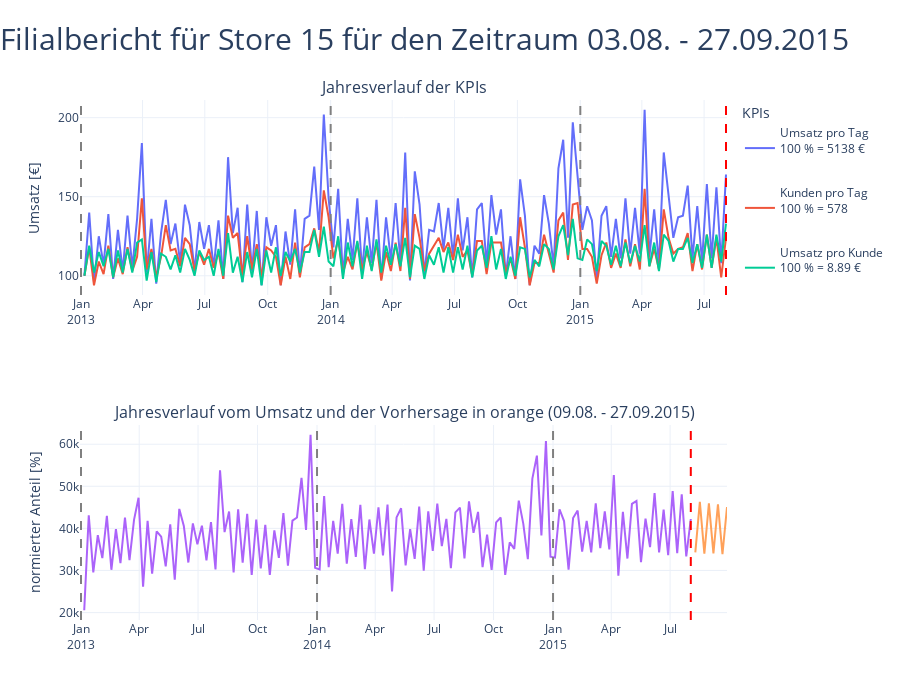

Notebook source saved alongside this figure:
### Markdown cell above
Bitte führen die nächste Zelle aus, indem sie in die Zelle klicken und mit Strg+Enter bestätigen.  
Sie werden entweder ganz unten oder ganz oben (je nach verwendeter Software) nach der Eingabe Ihrer Filialnummer gefragt.  
Nummer eingeben, bestätigen und ganz unten den Bericht einsehen.

### Code cell
import numpy as np
import pandas as pd
from datetime import datetime, timedelta
import time

#plotten
import matplotlib.pyplot as plt
import seaborn as sns

#Plotly
import plotly.express as px
import plotly.graph_objects as go
from plotly.subplots import make_subplots
%matplotlib inline
import kaleido
import plotly.io as pio
pio.renderers.default = 'vscode+png'

from IPython.display import display, HTML
from functools import reduce
import joblib
import pyarrow as pa
from scipy.stats import anderson, randint, ttest_ind
pd.set_option('display.max_columns', None)

# machine Learning
from sklearn.impute import KNNImputer
from sklearn.ensemble import RandomForestRegressor
from sklearn.neural_network import MLPRegressor
from sklearn.neighbors import KNeighborsRegressor
from sklearn.linear_model import Ridge, Lasso, LinearRegression
from sklearn.feature_selection import SelectPercentile, f_regression, RFE, SelectFromModel
from sklearn.model_selection import TimeSeriesSplit, cross_val_score, KFold, train_test_split, RandomizedSearchCV
from sklearn.metrics import mean_absolute_error, r2_score, mean_squared_error, make_scorer
from sklearn.preprocessing import PowerTransformer, StandardScaler, MinMaxScaler, RobustScaler, LabelEncoder, OneHotEncoder
from sklearn.experimental import enable_iterative_imputer
import warnings
warnings.filterwarnings("ignore", category=UserWarning)

selected_features= ['Gruppe', 'Promo', 'Wettbew_Distanz', 'Filiale', 'Kalenderwoche',
       'Wettbew_seit_Monaten', 'Wettbew_offen_seit_Monat',
       'Promo2_seit_Wochen', 'Promo2_seit_Woche',
       'Wettbew_offen_seit_Jahr', 'Kalenderwoche_cos']
def generiere_report(Filialennummer):
    print("Bitte warten. Ihr Bericht wird generiert...")
    time.sleep(2)  # Simuliert eine Verzögerung von 2 Sekunden
    # Dein bestehender Code für generiere_report
    pass
    # Daten laden
    rf = joblib.load("..\\MachineLearning_Modell\\random_forest_model.joblib")
    df = pd.read_parquet("..\\Save_files\\df_data.parquet", engine='pyarrow')
    df_agg = pd.read_parquet("..\\Save_files\\df_agg.parquet", engine='pyarrow')
    df_transformed = pd.read_parquet("..\\Save_files\\df_transformed_data.parquet", engine='pyarrow')
    df_constructed = pd.read_parquet("..\\Save_files\\df_future_construct.parquet", engine='pyarrow')
   
    # Daten sortieren und Filiale auswählen
    df = df[df.Filiale == Filialennummer].copy()
    df = df.sort_values(["Datum"]).reset_index(drop=True).copy()
    df["Umsatz_pro_Tag"] = df.Umsatz//df.Geöffnet.round(0)
    df["Kunden_pro_Tag"] = df.Kundenzahl//df.Geöffnet.round(0)
    df["Umsatz_pro_Kunde"] = df.Umsatz / df.Kundenzahl.round(2)
    
    df_constructed = df_constructed[df_constructed.Filiale == Filialennummer].copy()
    df_constructed = df_constructed.sort_values(["Datum"]).reset_index(drop=True)
    
    # Umsatz für Filiale x vorhersagen
    # Test Daten
    X_test = df_constructed[selected_features]
    y_pred = rf.predict(X_test)
    
    #Vorhersage plotten
    df_vorhersage = df_constructed[["Datum"]].copy()
    # Rücktransformation der logarithmierten Werte
    y_future = np.exp(y_pred).astype(int).copy()
    y_rücktransformiert_df = pd.DataFrame({"Umsatz": y_future})
    df_vorhersage = pd.concat([df_vorhersage, y_rücktransformiert_df], axis=1)
    
    # Subplots erstellen
    fig = make_subplots(rows=2, cols=3, subplot_titles=("Jahresverlauf der KPIs","Jahresverlauf vom Umsatz und der Vorhersage in orange (09.08. - 27.09.2015)"),
                        specs=[[{"colspan": 3}, None, None], [{"colspan": 3}, None, None]])
 
    # normieren auf ersten wert
    df["Umsatz_pro_Kunde"] = round(df["Umsatz_pro_Kunde"], 2)
    metriken = ["Umsatz_pro_Tag", "Kunden_pro_Tag", "Umsatz_pro_Kunde"]
    metriken_normiert = ["Umsatz pro Tag", "Kunden pro Tag", "Umsatz pro Kunde"]
    df[metriken_normiert] = round(df[metriken].div(df[metriken].iloc[0].values) * 100)
    df_melt = pd.melt(df, id_vars=["Datum"], value_name="Anteil", value_vars=metriken_normiert, var_name="KPIs")
    
    fig1 = px.line(df_melt, x="Datum", y="Anteil", color="KPIs")
    for trace in fig1['data']:
        trace['showlegend'] = True 
        fig.add_trace(trace, row=1, col=1)
    
    
    df["isFuture"] = False
    df_vorhersage["isFuture"] = True
    df_combined = pd.concat([df, df_vorhersage], ignore_index=True)
    
    fig2 = px.line(df_combined, x='Datum', y="Umsatz", color="isFuture", color_discrete_sequence=px.colors.qualitative.Plotly[3:5])
    for trace in fig2['data']:
        trace['showlegend'] = False 
        fig.add_trace(trace, row=2, col=1)

    # Variablen in der Legende umbenennen
    fig.for_each_trace(lambda trace: trace.update(name=trace.name.replace("Umsatz pro Tag", f"Umsatz pro Tag<br>100 % = {df.Umsatz_pro_Tag.iloc[0]} €<br>")
                                                .replace("Kunden pro Tag", f"Kunden pro Tag<br>100 % = {df.Kunden_pro_Tag.iloc[0]} <br>")
                                                .replace("Umsatz pro Kunde", f"Umsatz pro Kunde<br>100 % = {df.Umsatz_pro_Kunde.iloc[0]} €<br>")
                                                ))
    # Vertikale linien für jedes jahr
    for year in [2013, 2014, 2015]:
        fig.add_vline(x=pd.Timestamp(f'{year}-01-01'), line=dict(dash='dash', color='gray'))
    fig.add_vline(x=pd.Timestamp(f'2015-08-02'), line=dict(dash='dash', color='red'))
    # jeden 3ten Monat zeigen    
    fig.update_xaxes(tickformat="%b\n%Y", dtick="M3")
    fig.update_layout(title_text=f"Filialbericht für Store {Filialennummer} für den Zeitraum 03.08. - 27.09.2015", title_font_size=30, title_x=0.0, template="plotly_white", height=700,
                    xaxis1_title="", yaxis1_title="Umsatz [€]",
                    xaxis2_title="", yaxis2_title="normierter Anteil [%]",
                    legend_title="KPIs")
        
    df_gesamt = df_agg[df_agg.Filiale == Filialennummer].copy()
    df_gesamt["Umsatz Prognose"] = df_vorhersage.Umsatz.sum().round().astype(int)
    df_gesamt = df_gesamt[["Umsatz Prognose", 'Umsatz', 'Kundenzahl', 'Umsatz_pro_Tag', "Kunden_pro_Tag", 'Umsatz_pro_Kunde', 'Gruppe',]]
    df_gesamt.columns = ["Umsatz Prognose [€]", 'Umsatz Gesamt [€]', 'Kundenzahl Gesamt', 'Umsatz_pro_Tag [€]', "Kunden_pro_Tag", 'Umsatz_pro_Kunde[€]', 'Leistung nach Umsatz pro Tag',]
    
    return display(df_gesamt), fig.show()

# Eingabeaufforderung erstellen
while True:
    try:
        Filialennummer = int(input("Bitte geben Sie eine Filialnummer zwischen 1 und 1115 ein: "))
        if 1 <= Filialennummer <= 1115:
            break
        else:
            print("Die Filialnummer muss zwischen 1 und 1115 liegen. Bitte versuchen Sie es erneut.")
    except ValueError:
        print("Ungültige Eingabe. Bitte geben Sie eine Zahl ein.")

# generiere_report mit der eingegebenen Filialnummer aufrufen
generiere_report(Filialennummer)

### Figure 1 — Plotly figure (JSON) as saved in the notebook; plotly's stock layout.template omitted (floating-point values rounded to 4 significant figures; data arrays with more than 128 entries replaced by an {"elided": "..."} marker saying what was removed)
{"data": [{"hovertemplate": "KPIs=Umsatz pro Tag<br>Datum=%{x}<br>Anteil=%{y}<extra></extra>", "legendgroup": "Umsatz pro Tag", "line": {"color": "#636efa", "dash": "solid"}, "marker": {"symbol": "circle"}, "mode": "lines", "name": "Umsatz pro Tag<br>100 % = 5138 €<br>", "orientation": "v", "showlegend": true, "type": "scatter", "x": {"elided": "135 str values"}, "xaxis": "x", "y": {"elided": "135 int values"}, "yaxis": "y"}, {"hovertemplate": "KPIs=Kunden pro Tag<br>Datum=%{x}<br>Anteil=%{y}<extra></extra>", "legendgroup": "Kunden pro Tag", "line": {"color": "#EF553B", "dash": "solid"}, "marker": {"symbol": "circle"}, "mode": "lines", "name": "Kunden pro Tag<br>100 % = 578 <br>", "orientation": "v", "showlegend": true, "type": "scatter", "x": {"elided": "135 str values"}, "xaxis": "x", "y": {"elided": "135 int values"}, "yaxis": "y"}, {"hovertemplate": "KPIs=Umsatz pro Kunde<br>Datum=%{x}<br>Anteil=%{y}<extra></extra>", "legendgroup": "Umsatz pro Kunde", "line": {"color": "#00cc96", "dash": "solid"}, "marker": {"symbol": "circle"}, "mode": "lines", "name": "Umsatz pro Kunde<br>100 % = 8.89 €<br>", "orientation": "v", "showlegend": true, "type": "scatter", "x": {"elided": "135 str values"}, "xaxis": "x", "y": {"elided": "135 int values"}, "yaxis": "y"}, {"hovertemplate": "isFuture=False<br>Datum=%{x}<br>Umsatz=%{y}<extra></extra>", "legendgroup": "False", "line": {"color": "#AB63FA", "dash": "solid"}, "marker": {"symbol": "circle"}, "mode": "lines", "name": "False", "orientation": "v", "showlegend": false, "type": "scatter", "x": {"elided": "135 str values"}, "xaxis": "x2", "y": {"elided": "135 int values"}, "yaxis": "y2"}, {"hovertemplate": "isFuture=True<br>Datum=%{x}<br>Umsatz=%{y}<extra></extra>", "legendgroup": "True", "line": {"color": "#FFA15A", "dash": "solid"}, "marker": {"symbol": "circle"}, "mode": "lines", "name": "True", "orientation": "v", "showlegend": false, "type": "scatter", "x": ["2015-08-09T00:00:00", "2015-08-16T00:00:00", "2015-08-23T00:00:00", "2015-08-30T00:00:00", "2015-09-06T00:00:00", "2015-09-13T00:00:00", "2015-09-20T00:00:00", "2015-09-27T00:00:00"], "xaxis": "x2", "y": [34319, 46313, 33985, 45960, 34074, 45712, 33903, 45081], "yaxis": "y2"}], "layout": {"annotations": [{"font": {"size": 16}, "showarrow": false, "text": "Jahresverlauf der KPIs", "x": 0.5, "xanchor": "center", "xref": "paper", "y": 1, "yanchor": "bottom", "yref": "paper"}, {"font": {"size": 16}, "showarrow": false, "text": "Jahresverlauf vom Umsatz und der Vorhersage in orange (09.08. - 27.09.2015)", "x": 0.5, "xanchor": "center", "xref": "paper", "y": 0.375, "yanchor": "bottom", "yref": "paper"}], "height": 700, "legend": {"title": {"text": "KPIs"}}, "shapes": [{"line": {"color": "gray", "dash": "dash"}, "type": "line", "x0": "2013-01-01T00:00:00", "x1": "2013-01-01T00:00:00", "xref": "x", "y0": 0, "y1": 1, "yref": "y domain"}, {"line": {"color": "gray", "dash": "dash"}, "type": "line", "x0": "2013-01-01T00:00:00", "x1": "2013-01-01T00:00:00", "xref": "x2", "y0": 0, "y1": 1, "yref": "y2 domain"}, {"line": {"color": "gray", "dash": "dash"}, "type": "line", "x0": "2014-01-01T00:00:00", "x1": "2014-01-01T00:00:00", "xref": "x", "y0": 0, "y1": 1, "yref": "y domain"}, {"line": {"color": "gray", "dash": "dash"}, "type": "line", "x0": "2014-01-01T00:00:00", "x1": "2014-01-01T00:00:00", "xref": "x2", "y0": 0, "y1": 1, "yref": "y2 domain"}, {"line": {"color": "gray", "dash": "dash"}, "type": "line", "x0": "2015-01-01T00:00:00", "x1": "2015-01-01T00:00:00", "xref": "x", "y0": 0, "y1": 1, "yref": "y domain"}, {"line": {"color": "gray", "dash": "dash"}, "type": "line", "x0": "2015-01-01T00:00:00", "x1": "2015-01-01T00:00:00", "xref": "x2", "y0": 0, "y1": 1, "yref": "y2 domain"}, {"line": {"color": "red", "dash": "dash"}, "type": "line", "x0": "2015-08-02T00:00:00", "x1": "2015-08-02T00:00:00", "xref": "x", "y0": 0, "y1": 1, "yref": "y domain"}, {"line": {"color": "red", "dash": "dash"}, "type": "line", "x0": "2015-08-02T00:00:00", "x1": "2015-08-02T00:00:00", "xref": "x2", "y0": 0, "y1": 1, "yref": "y2 domain"}], "title": {"font": {"size": 30}, "text": "Filialbericht für Store 15 für den Zeitraum 03.08. - 27.09.2015", "x": 0}, "xaxis": {"anchor": "y", "domain": [0, 1], "dtick": "M3", "tickformat": "%b\n%Y", "title": {"text": ""}}, "xaxis2": {"anchor": "y2", "domain": [0, 1], "dtick": "M3", "tickformat": "%b\n%Y", "title": {"text": ""}}, "yaxis": {"anchor": "x", "domain": [0.625, 1], "title": {"text": "Umsatz [€]"}}, "yaxis2": {"anchor": "x2", "domain": [0, 0.375], "title": {"text": "normierter Anteil [%]"}}}}
